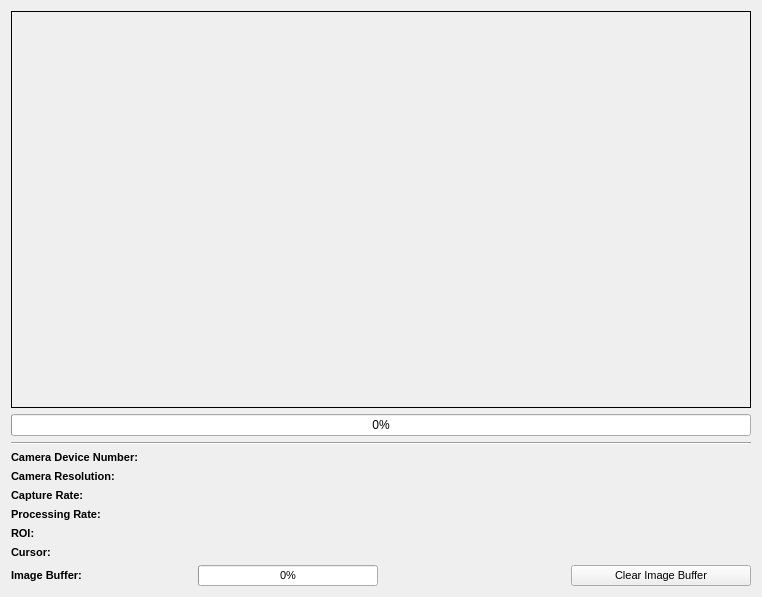
<?xml version="1.0" encoding="UTF-8"?>
<ui version="4.0">
 <class>CameraView</class>
 <widget class="QWidget" name="CameraView">
  <property name="geometry">
   <rect>
    <x>0</x>
    <y>0</y>
    <width>762</width>
    <height>597</height>
   </rect>
  </property>
  <property name="sizePolicy">
   <sizepolicy hsizetype="Minimum" vsizetype="Minimum">
    <horstretch>0</horstretch>
    <verstretch>0</verstretch>
   </sizepolicy>
  </property>
  <property name="windowTitle">
   <string>Form</string>
  </property>
  <layout class="QVBoxLayout" name="verticalLayout" stretch="1,0,0,0">
   <item>
    <widget class="FrameLabel" name="frameLabel">
     <property name="enabled">
      <bool>true</bool>
     </property>
     <property name="sizePolicy">
      <sizepolicy hsizetype="Ignored" vsizetype="Ignored">
       <horstretch>0</horstretch>
       <verstretch>0</verstretch>
      </sizepolicy>
     </property>
     <property name="mouseTracking">
      <bool>true</bool>
     </property>
     <property name="autoFillBackground">
      <bool>true</bool>
     </property>
     <property name="frameShape">
      <enum>QFrame::Box</enum>
     </property>
     <property name="alignment">
      <set>Qt::AlignCenter</set>
     </property>
    </widget>
   </item>
   <item>
    <widget class="QProgressBar" name="progressBar">
     <property name="enabled">
      <bool>true</bool>
     </property>
     <property name="value">
      <number>0</number>
     </property>
    </widget>
   </item>
   <item>
    <widget class="Line" name="line">
     <property name="orientation">
      <enum>Qt::Horizontal</enum>
     </property>
    </widget>
   </item>
   <item>
    <layout class="QGridLayout" name="gridLayout">
     <item row="6" column="3">
      <layout class="QHBoxLayout" name="horizontalLayout">
       <item>
        <widget class="QPushButton" name="clearImageBufferButton">
         <property name="sizePolicy">
          <sizepolicy hsizetype="MinimumExpanding" vsizetype="MinimumExpanding">
           <horstretch>0</horstretch>
           <verstretch>0</verstretch>
          </sizepolicy>
         </property>
         <property name="font">
          <font>
           <pointsize>8</pointsize>
          </font>
         </property>
         <property name="text">
          <string>Clear Image Buffer</string>
         </property>
        </widget>
       </item>
      </layout>
     </item>
     <item row="0" column="0">
      <widget class="QLabel" name="label_4">
       <property name="sizePolicy">
        <sizepolicy hsizetype="MinimumExpanding" vsizetype="MinimumExpanding">
         <horstretch>0</horstretch>
         <verstretch>0</verstretch>
        </sizepolicy>
       </property>
       <property name="font">
        <font>
         <pointsize>8</pointsize>
         <weight>75</weight>
         <bold>true</bold>
        </font>
       </property>
       <property name="text">
        <string>Camera Device Number:</string>
       </property>
       <property name="alignment">
        <set>Qt::AlignLeading|Qt::AlignLeft|Qt::AlignVCenter</set>
       </property>
      </widget>
     </item>
     <item row="6" column="2">
      <widget class="QLabel" name="imageBufferLabel">
       <property name="sizePolicy">
        <sizepolicy hsizetype="MinimumExpanding" vsizetype="MinimumExpanding">
         <horstretch>0</horstretch>
         <verstretch>0</verstretch>
        </sizepolicy>
       </property>
       <property name="font">
        <font>
         <pointsize>8</pointsize>
        </font>
       </property>
       <property name="text">
        <string/>
       </property>
       <property name="alignment">
        <set>Qt::AlignCenter</set>
       </property>
      </widget>
     </item>
     <item row="4" column="1">
      <widget class="QLabel" name="roiLabel">
       <property name="sizePolicy">
        <sizepolicy hsizetype="MinimumExpanding" vsizetype="MinimumExpanding">
         <horstretch>0</horstretch>
         <verstretch>0</verstretch>
        </sizepolicy>
       </property>
       <property name="font">
        <font>
         <pointsize>8</pointsize>
        </font>
       </property>
       <property name="text">
        <string/>
       </property>
      </widget>
     </item>
     <item row="2" column="0">
      <widget class="QLabel" name="label_2">
       <property name="sizePolicy">
        <sizepolicy hsizetype="MinimumExpanding" vsizetype="MinimumExpanding">
         <horstretch>0</horstretch>
         <verstretch>0</verstretch>
        </sizepolicy>
       </property>
       <property name="font">
        <font>
         <pointsize>8</pointsize>
         <weight>75</weight>
         <bold>true</bold>
        </font>
       </property>
       <property name="text">
        <string>Capture Rate:</string>
       </property>
       <property name="alignment">
        <set>Qt::AlignLeading|Qt::AlignLeft|Qt::AlignVCenter</set>
       </property>
      </widget>
     </item>
     <item row="3" column="2">
      <widget class="QLabel" name="nFramesProcessedLabel">
       <property name="sizePolicy">
        <sizepolicy hsizetype="MinimumExpanding" vsizetype="MinimumExpanding">
         <horstretch>0</horstretch>
         <verstretch>0</verstretch>
        </sizepolicy>
       </property>
       <property name="font">
        <font>
         <pointsize>8</pointsize>
        </font>
       </property>
       <property name="text">
        <string/>
       </property>
       <property name="alignment">
        <set>Qt::AlignCenter</set>
       </property>
      </widget>
     </item>
     <item row="4" column="0">
      <widget class="QLabel" name="label_6">
       <property name="sizePolicy">
        <sizepolicy hsizetype="MinimumExpanding" vsizetype="MinimumExpanding">
         <horstretch>0</horstretch>
         <verstretch>0</verstretch>
        </sizepolicy>
       </property>
       <property name="font">
        <font>
         <pointsize>8</pointsize>
         <weight>75</weight>
         <bold>true</bold>
        </font>
       </property>
       <property name="text">
        <string>ROI:</string>
       </property>
      </widget>
     </item>
     <item row="0" column="1">
      <widget class="QLabel" name="deviceNumberLabel">
       <property name="sizePolicy">
        <sizepolicy hsizetype="MinimumExpanding" vsizetype="MinimumExpanding">
         <horstretch>0</horstretch>
         <verstretch>0</verstretch>
        </sizepolicy>
       </property>
       <property name="font">
        <font>
         <pointsize>8</pointsize>
        </font>
       </property>
       <property name="alignment">
        <set>Qt::AlignLeading|Qt::AlignLeft|Qt::AlignVCenter</set>
       </property>
      </widget>
     </item>
     <item row="1" column="0">
      <widget class="QLabel" name="label_5">
       <property name="sizePolicy">
        <sizepolicy hsizetype="MinimumExpanding" vsizetype="MinimumExpanding">
         <horstretch>0</horstretch>
         <verstretch>0</verstretch>
        </sizepolicy>
       </property>
       <property name="font">
        <font>
         <pointsize>8</pointsize>
         <weight>75</weight>
         <bold>true</bold>
        </font>
       </property>
       <property name="text">
        <string>Camera Resolution:</string>
       </property>
       <property name="alignment">
        <set>Qt::AlignLeading|Qt::AlignLeft|Qt::AlignVCenter</set>
       </property>
      </widget>
     </item>
     <item row="6" column="1">
      <widget class="QProgressBar" name="imageBufferBar">
       <property name="sizePolicy">
        <sizepolicy hsizetype="MinimumExpanding" vsizetype="MinimumExpanding">
         <horstretch>0</horstretch>
         <verstretch>0</verstretch>
        </sizepolicy>
       </property>
       <property name="font">
        <font>
         <pointsize>8</pointsize>
        </font>
       </property>
       <property name="value">
        <number>0</number>
       </property>
      </widget>
     </item>
     <item row="3" column="1">
      <widget class="QLabel" name="processingRateLabel">
       <property name="sizePolicy">
        <sizepolicy hsizetype="MinimumExpanding" vsizetype="MinimumExpanding">
         <horstretch>0</horstretch>
         <verstretch>0</verstretch>
        </sizepolicy>
       </property>
       <property name="font">
        <font>
         <pointsize>8</pointsize>
        </font>
       </property>
       <property name="text">
        <string/>
       </property>
      </widget>
     </item>
     <item row="6" column="0">
      <widget class="QLabel" name="label_1">
       <property name="sizePolicy">
        <sizepolicy hsizetype="MinimumExpanding" vsizetype="MinimumExpanding">
         <horstretch>0</horstretch>
         <verstretch>0</verstretch>
        </sizepolicy>
       </property>
       <property name="font">
        <font>
         <pointsize>8</pointsize>
         <weight>75</weight>
         <bold>true</bold>
        </font>
       </property>
       <property name="text">
        <string>Image Buffer:</string>
       </property>
       <property name="alignment">
        <set>Qt::AlignLeading|Qt::AlignLeft|Qt::AlignVCenter</set>
       </property>
      </widget>
     </item>
     <item row="2" column="1">
      <widget class="QLabel" name="captureRateLabel">
       <property name="enabled">
        <bool>true</bool>
       </property>
       <property name="sizePolicy">
        <sizepolicy hsizetype="MinimumExpanding" vsizetype="MinimumExpanding">
         <horstretch>0</horstretch>
         <verstretch>0</verstretch>
        </sizepolicy>
       </property>
       <property name="font">
        <font>
         <pointsize>8</pointsize>
        </font>
       </property>
       <property name="text">
        <string/>
       </property>
      </widget>
     </item>
     <item row="2" column="2">
      <widget class="QLabel" name="nFramesCapturedLabel">
       <property name="sizePolicy">
        <sizepolicy hsizetype="MinimumExpanding" vsizetype="MinimumExpanding">
         <horstretch>0</horstretch>
         <verstretch>0</verstretch>
        </sizepolicy>
       </property>
       <property name="font">
        <font>
         <pointsize>8</pointsize>
        </font>
       </property>
       <property name="text">
        <string/>
       </property>
       <property name="alignment">
        <set>Qt::AlignCenter</set>
       </property>
      </widget>
     </item>
     <item row="3" column="0">
      <widget class="QLabel" name="label_3">
       <property name="sizePolicy">
        <sizepolicy hsizetype="MinimumExpanding" vsizetype="MinimumExpanding">
         <horstretch>0</horstretch>
         <verstretch>0</verstretch>
        </sizepolicy>
       </property>
       <property name="font">
        <font>
         <pointsize>8</pointsize>
         <weight>75</weight>
         <bold>true</bold>
        </font>
       </property>
       <property name="text">
        <string>Processing Rate:</string>
       </property>
      </widget>
     </item>
     <item row="5" column="0">
      <widget class="QLabel" name="label_7">
       <property name="sizePolicy">
        <sizepolicy hsizetype="MinimumExpanding" vsizetype="MinimumExpanding">
         <horstretch>0</horstretch>
         <verstretch>0</verstretch>
        </sizepolicy>
       </property>
       <property name="font">
        <font>
         <pointsize>8</pointsize>
         <weight>75</weight>
         <bold>true</bold>
        </font>
       </property>
       <property name="text">
        <string>Cursor:</string>
       </property>
      </widget>
     </item>
     <item row="5" column="1">
      <widget class="QLabel" name="mouseCursorPosLabel">
       <property name="sizePolicy">
        <sizepolicy hsizetype="MinimumExpanding" vsizetype="MinimumExpanding">
         <horstretch>0</horstretch>
         <verstretch>0</verstretch>
        </sizepolicy>
       </property>
       <property name="font">
        <font>
         <pointsize>8</pointsize>
        </font>
       </property>
       <property name="text">
        <string/>
       </property>
      </widget>
     </item>
     <item row="1" column="1">
      <widget class="QLabel" name="cameraResolutionLabel">
       <property name="sizePolicy">
        <sizepolicy hsizetype="MinimumExpanding" vsizetype="MinimumExpanding">
         <horstretch>0</horstretch>
         <verstretch>0</verstretch>
        </sizepolicy>
       </property>
       <property name="font">
        <font>
         <pointsize>8</pointsize>
        </font>
       </property>
       <property name="alignment">
        <set>Qt::AlignLeading|Qt::AlignLeft|Qt::AlignVCenter</set>
       </property>
      </widget>
     </item>
    </layout>
   </item>
  </layout>
 </widget>
 <customwidgets>
  <customwidget>
   <class>FrameLabel</class>
   <extends>QLabel</extends>
   <header>FrameLabel.h</header>
  </customwidget>
 </customwidgets>
 <resources/>
 <connections/>
</ui>
